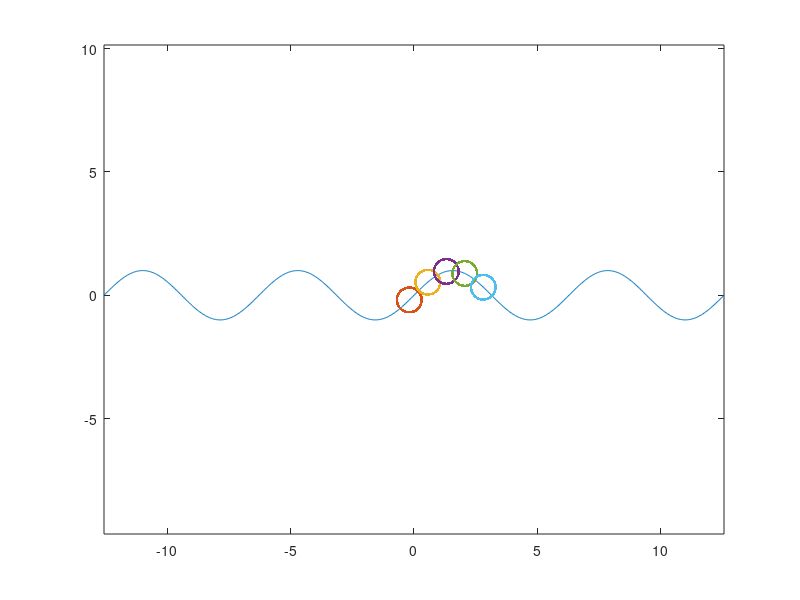

Recreate this plot in MATLAB.
f = @(t) sin(t);
x = -4*pi:pi/100:4*pi;
y = f(x);

figure
plot(x, y)
hold on
axis equal

plot_array = []
for i = 1:5
  plot_array(i) = plot(0, 0);
endfor

hold off

r = 1/2;
n = 100;
phi = 0:pi/100:2*pi;
u = @(phi) r .* cos(phi);
v = @(phi) r .* sin(phi);
x0 = -4*pi;

for i = 1:n
  xt = x0;
  for k = 1:5
    yt = f(xt);
    set(plot_array(k), 'XData', u(phi) + xt, 'YData', v(phi) + yt);
    xt += 1.5 * r;
  endfor
  x0 += r/4;
  drawnow
  pause(0.05)
endfor